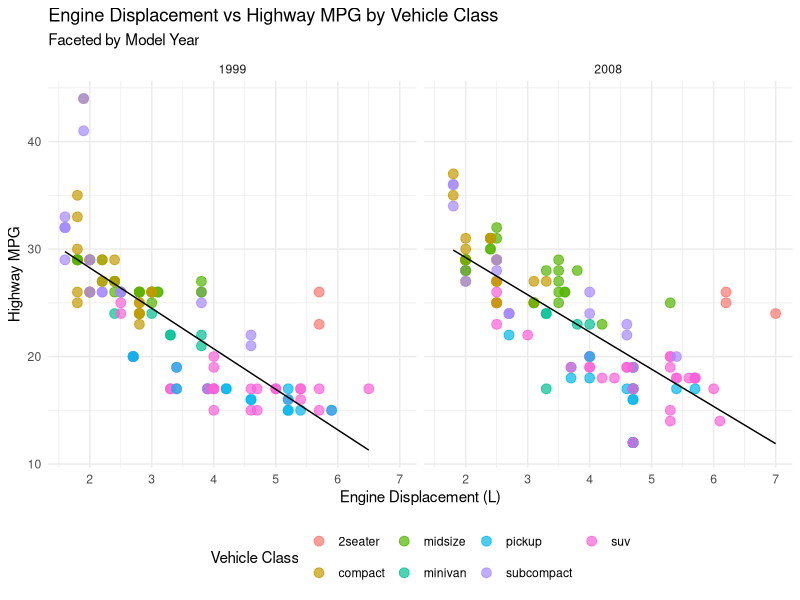

Source code (R):
## ---- chunk 1
# using R as a caculator

15+8
## ---- chunk 2
# data visualization 

library(tidyverse)
library(ggplot2)

# Scatter plot with facets
ggplot(mpg, aes(x = displ, y = hwy, color = class)) +
  geom_point(alpha = 0.7, size = 3) +
  geom_smooth(method = "lm", se = FALSE, color = "black", linewidth = 0.5) +
  facet_wrap(~ year, ncol = 2) +
  labs(title = "Engine Displacement vs Highway MPG by Vehicle Class",
       subtitle = "Faceted by Model Year",
       x = "Engine Displacement (L)",
       y = "Highway MPG",
       color = "Vehicle Class") +
  theme_minimal() +
  theme(legend.position = "bottom")
